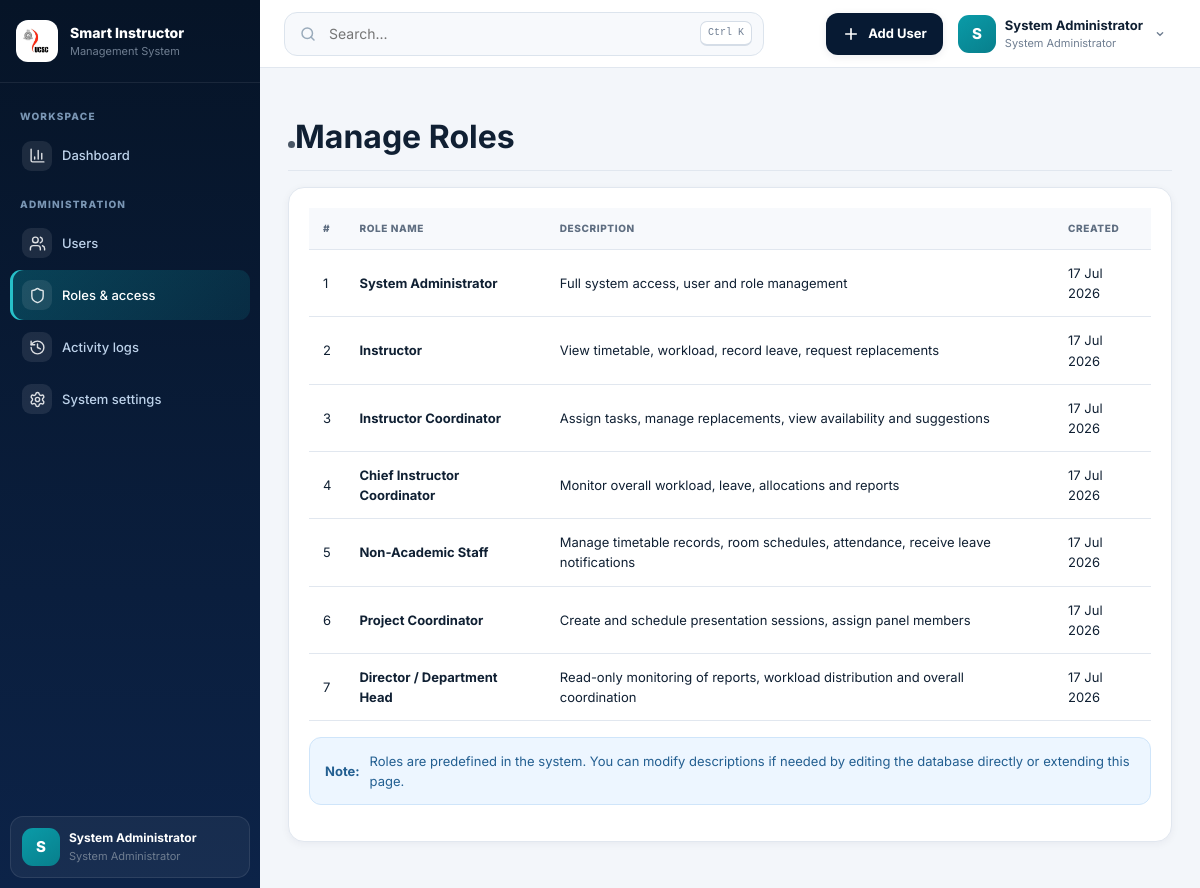
/admin/roles.php (signed in), run on an earlier commit of the app's database.
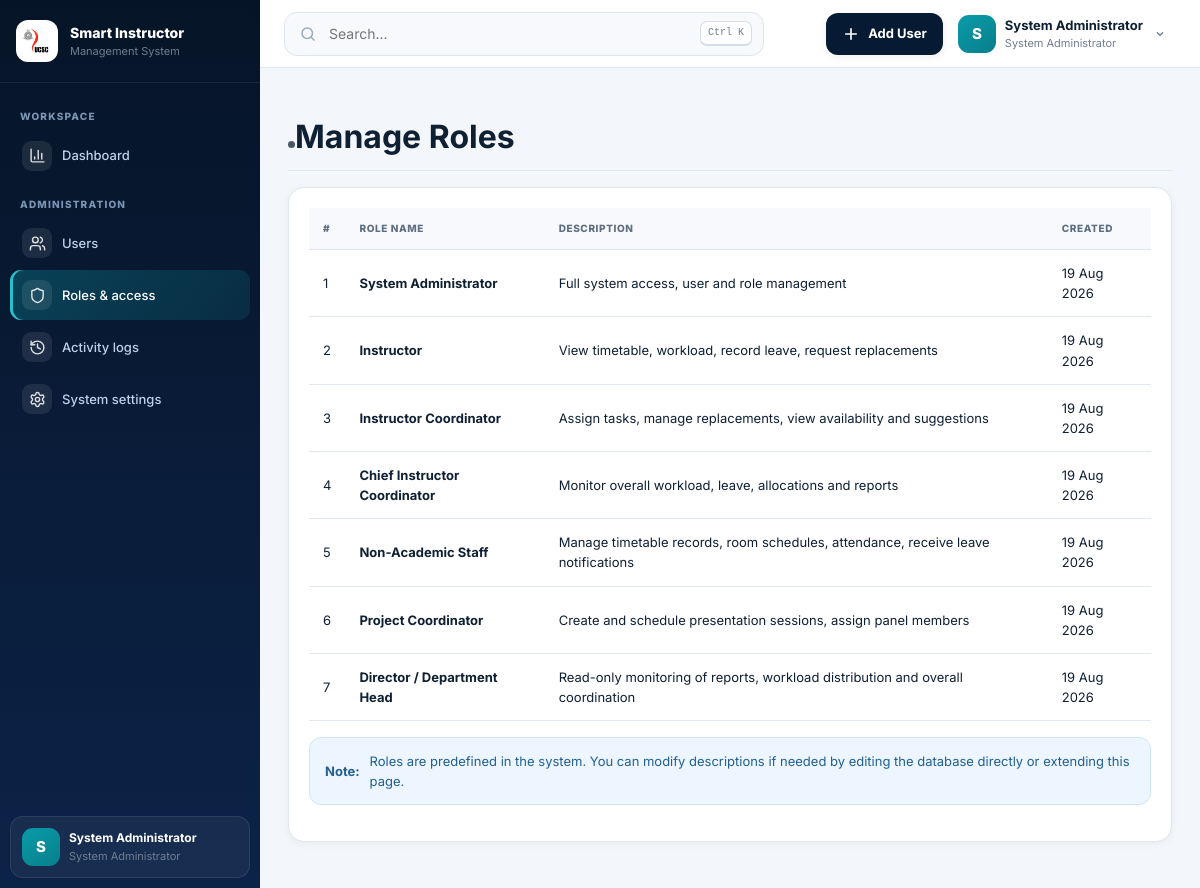
And on a later commit of the database.
### tables this page shows
CREATE TABLE `roles` (
  `id` int(11) NOT NULL,
  `role_name` varchar(100) NOT NULL,
  `description` text DEFAULT NULL,
  `created_at` timestamp NOT NULL DEFAULT current_timestamp()
);

### admin/roles.php (the view, shortened to what this page needs)
<?php
require_once __DIR__ . '/../includes/functions.php';
require_once __DIR__ . '/../config/db.php';
include __DIR__ . '/../includes/header.php';
$roles = $pdo->query("SELECT * FROM roles ORDER BY id")->fetchAll();
?>
            <div class="d-flex justify-content-between align-items-center pt-3 pb-2 mb-3 border-bottom">
                <h1 class="h2"><span class="ui-dot" aria-hidden="true"></span>Manage Roles</h1>
            </div>
            <div class="card shadow-sm">
                <div class="card-body">
                    <div class="table-responsive">
                        <table class="table table-hover" id="rolesTable">
                            <thead>
                                <tr>
                                    <th>#</th>
                                    <th>Role Name</th>
                                    <th>Description</th>
                                    <th>Created</th>
                                </tr>
                            </thead>
                            <tbody>
                                <?php foreach ($roles as $index => $role): ?>
                                <tr>
                                    <td><?= $index + 1 ?></td>
                                    <td><strong><?= htmlspecialchars($role['role_name']) ?></strong></td>
                                    <td><?= htmlspecialchars($role['description']) ?></td>
                                    <td><?= date('d M Y', strtotime($role['created_at'])) ?></td>
                                </tr>
                                <?php endforeach; ?>
                            </tbody>
                        </table>
                    </div>
                    <div class="alert alert-info mt-3">
                        <strong>Note:</strong> Roles are predefined in the system. You can modify descriptions if needed by editing the database directly or extending this page.
                    </div>
                </div>
            </div>
<?php include __DIR__ . '/../includes/footer.php'; ?>

What changed in the data, as far as the page shows it:
changed roles "System Administrator": created_at "17 Jul 2026" → "19 Aug 2026"
changed roles "Instructor": created_at "17 Jul 2026" → "19 Aug 2026"
changed roles "Instructor Coordinator": created_at "17 Jul 2026" → "19 Aug 2026"
changed roles "Chief Instructor Coordinator": created_at "17 Jul 2026" → "19 Aug 2026"
changed roles "Non-Academic Staff": created_at "17 Jul 2026" → "19 Aug 2026"
changed roles "Project Coordinator": created_at "17 Jul 2026" → "19 Aug 2026"
changed roles "Director / Department Head": created_at "17 Jul 2026" → "19 Aug 2026"
